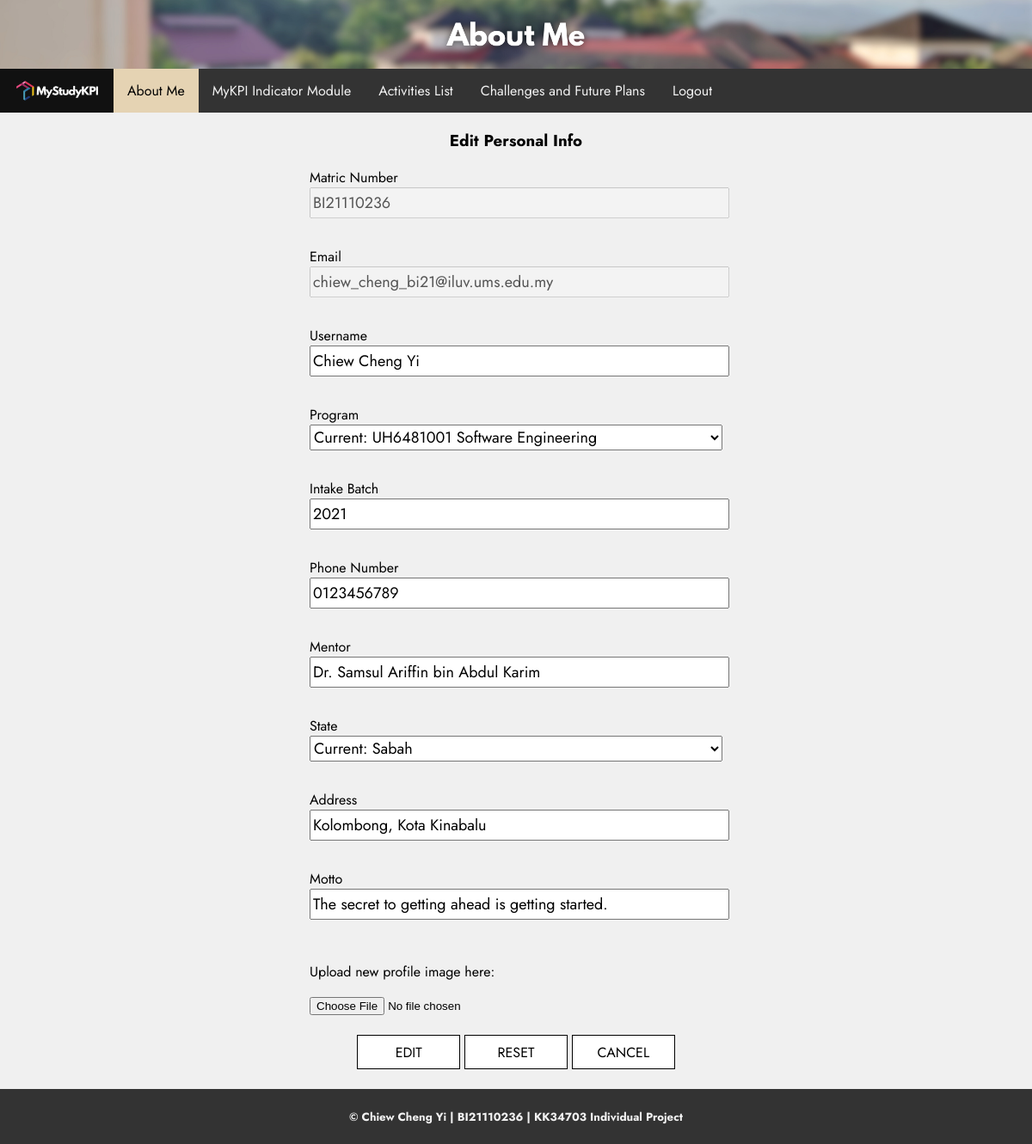
Page /aboutme_edit_personal.php (signed in) on the committed database.
### tables this page shows
CREATE TABLE IF NOT EXISTS account (
	accountID int PRIMARY KEY NOT NULL AUTO_INCREMENT,
	matricNumber varchar(12) NOT NULL,
	accountEmail varchar(128) NOT NULL UNIQUE,
	accountPwd varchar(255) NOT NULL,
	accountRoles int NOT NULL DEFAULT 2 COMMENT '1 - Admin, 2 - User',
	registrationDate TIMESTAMP NOT NULL DEFAULT CURRENT_TIMESTAMP
);

CREATE TABLE IF NOT EXISTS profile (
	profileID int PRIMARY KEY AUTO_INCREMENT,
	username varchar(255),
	program varchar(4),
	intakeBatch int,
	phoneNumber varchar(20),
	mentor varchar(255),
	profileState varchar(64),
	profileAddress varchar(255),
	motto varchar(255),
	profileImagePath varchar(255),
	accountID int,
	FOREIGN KEY (accountID) REFERENCES account(accountID) ON DELETE CASCADE
);

### aboutme_edit_personal.php (the view, shortened to what this page needs)
<?php
    require_once "include/config.php";
?>
<!DOCTYPE HTML>
<html lang="en" xml:lang="en">
<head>
    <link rel="stylesheet" href="css/style.css">
    <link rel="stylesheet" href="https://cdnjs.cloudflare.com/ajax/libs/font-awesome/4.7.0/css/font-awesome.min.css">
</head>
<body>
    <header>
        <img class="header" src="images/aboutmeheader.png" alt="About Me Header">
    </header>
    <nav class="topnav" id="myTopnav">
        <a href="index.php" class="logo">
            <img src="images/mystudykpi-topnavbtn-2-white.png" alt="MyStudyKPI Logo">
        </a>
        <a href="aboutme.php" class="active">About Me</a>
        <a href="kpimodule.php" class="tabs">MyKPI Indicator Module</a>
        <a href="activitieslist.php" class="tabs">Activities List</a>
        <a href="challenges.php" class="tabs">Challenges and Future Plans</a>
        <a href="logout.php" class="tabs">Logout</a>
    </nav>
    <main>
        <h3 style="text-align: center">Edit Personal Info</h3>
        <?php
            if (isset($_SESSION["UID"])) {
                $accountID = $_SESSION["UID"];
                $fetchAccountQuery = "SELECT * FROM account WHERE accountID='".$accountID."' LIMIT 1";
                $fetchProfileQuery = "SELECT * FROM profile WHERE accountID='".$accountID."' LIMIT 1";
                $result = mysqli_query($conn, $fetchAccountQuery);
                $row = mysqli_fetch_assoc($result);
                $matricNumber = $row["matricNumber"];
                $accountEmail = $row["accountEmail"];
                $result = mysqli_query($conn, $fetchProfileQuery);
                $row = mysqli_fetch_assoc($result);
                $username = $row["username"];
                $program = $row["program"];
                $intakeBatch = $row["intakeBatch"];
                $phoneNumber = $row["phoneNumber"];
                $mentor = $row["mentor"];
                $profileState = $row["profileState"];
                $profileAddress = $row["profileAddress"];
                $motto = $row["motto"];
            }
            else {
                echo "ERROR: ".mysqli_error($conn);
            }
        ?>
        <div id="editPersonalInfo-container">
            <form id="editPersonalInfo" action="action_scripts/aboutme_edit_personal_action.php" method="POST" enctype="multipart/form-data">
                <?php
                    $programOutput = '';
                    switch ($program) {
                        case "hc00": $programOutput = "UH6481001 Software Engineering"; break;
                    }
                ?>
                <label for="matricNumber">Matric Number</label><br>
                <input id="editfield" name="matricNumber" type="text" value="<?=$matricNumber;?>" disabled><br>
                <label for="accountEmail">Email</label><br>
                <input id="editfield" name="accountEmail" type="text" value="<?=$accountEmail;?>" disabled><br>
                <label for="username">Username</label><br>
                <input id="editfield" name="username" type="text" value="<?=$username;?>"><br>
                <label for="program">Program</label><br>
                <select id="select" name="program">
                    <option value="<?=$program;?>" selected>Current: <?php echo ($program != '') ? $programOutput : "Not filled yet" ?></option>
                </select><br>
                <label for="intakeBatch">Intake Batch</label><br>
                <input id="editfield" name="intakeBatch" type="text" value=<?php echo ($intakeBatch != 0) ? $intakeBatch : ""; ?>><br>
                <label for="phoneNumber">Phone Number</label><br>
                <input id="editfield" name="phoneNumber" type="text" value="<?=$phoneNumber;?>"><br>
                <label for="mentor">Mentor</label><br>
                <input id="editfield" name="mentor" type="text" value="<?=$mentor;?>"><br>
                <label for="profileState">State</label><br>
                <select id="select" name="profileState">
                    <option value="<?=$profileState;?>" selected>Current: <?php echo ($profileState != '') ? $profileState : "Not filled yet"; ?></option>
                </select><br>
                <label for="profileAddress">Address</label>
                <input id="editfield" name="profileAddress" type="text" value="<?=$profileAddress?>"><br>
                <label for="motto">Motto</label>
                <input id="editfield" name="motto" type="text" value="<?=$motto?>"><br>
                <p>Upload new profile image here:</p>
                <input id="pfptoupload" type="file" name="pfpToUpload" accept=".jpg, .jpeg, .png"><br><br>
                <div class="center-align">
                    <input id="btnedit" name="editsubmit" type="submit" value="EDIT">
                    <input id="btnedit" name="editreset" type="reset" value="RESET">
                    <input id="btnedit" name="editcancel" type="button" onclick="redirect('aboutme.php')" value="CANCEL">
                </div>
            </form>
        </div>
        <br>
    </main>
    <footer>
        <h5>© Chiew Cheng Yi | BI21110236 | KK34703 Individual Project</h5>
    </footer>
</body>
</html>

### css/style.css (style rules this page uses)
body { background-color: #f0f0f0; color: #000000; font-family: Jost, monospace; margin: 0; min-height: 100vh; display: flex; flex-direction: column; }
footer { overflow: hidden; text-align: center; width: 100%; background-color: #333; color: #F2F2F2; margin: 0; }
.header { width: 100%; height: auto; text-align: center; display: flex; align-items: center; justify-content: center; }
.topnav { overflow: hidden; background-color: #333; margin-top: 0; margin-bottom: 0; }
.topnav img { max-width: 95%; height: auto; display: block; margin: 0 auto; }
.topnav a.tabs, a.icon { float: left; display: block; color: #F2F2F2; text-align: center; padding: 14px 16px; text-decoration: none; transition: background-color 0.1s, color 0.1s; }
.topnav a.active { float: left; display: block; background-color: #E5D3B3; color: #000000; text-align: center; padding: 14px 16px; text-decoration: none; transition: background-color 0.1s, color 0.1s; }
.topnav .logo { float: left; display: flex; background-color: #111; width: 100px; padding: 14px 16px; }
#loginform #btnlogin, #regform #btnreg, #editPersonalInfo #btnedit { height: 40px; background-color: white; border: 1px solid black; width: 25%; font-size: 16px; font-family: Jost, monospace; transition: background-color 0.1s, color 0.1s; }
#loginform #fieldlogin, #regform #fieldreg, #regform #selectreg, #editPersonalInfo #editfield, #editPersonalInfo #select, #editChallengeRecord #editfield, #editChallengeRecord #select, #editActivityRecord #editfield, #editActivityRecord #select, #editIndicatorRecord #editfield, #editIndicatorRecord #select { height: 30px; width: 100%; display: block; margin-bottom: 10px; font-size: 18px; font-family: Jost, monospace; }

### aboutme_edit_personal.php (style rules this page uses)
#editPersonalInfo-container { align: center; padding-left: 30%; padding-right: 30%; }
#editPersonalInfo { width: 100%; border-collapse: collapse; }
.center-align { text-align: center; }

### rows in the picture
account: matricNumber "BI21110236", accountEmail "chiew_cheng_bi21@iluv.ums.edu.my"
profile: username "Chiew Cheng Yi", intakeBatch "2021", phoneNumber "0123456789", mentor "Dr. Samsul Ariffin bin Abdul Karim", profileAddress "Kolombong, Kota Kinabalu", motto "The secret to getting ahead is getting started."
